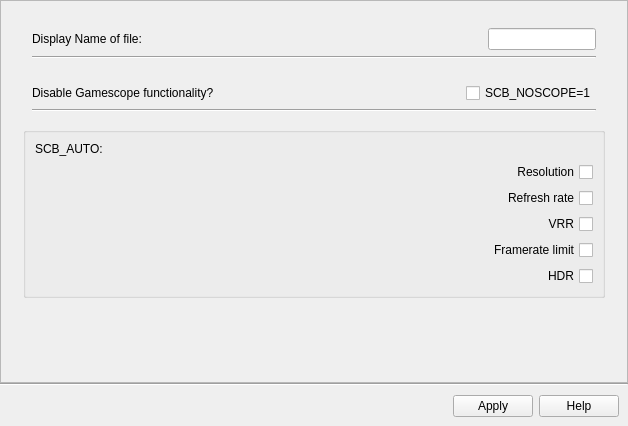
<?xml version="1.0" encoding="UTF-8"?>
<ui version="4.0">
 <class>Form</class>
 <widget class="QWidget" name="Form">
  <property name="geometry">
   <rect>
    <x>0</x>
    <y>0</y>
    <width>628</width>
    <height>426</height>
   </rect>
  </property>
  <property name="windowTitle">
   <string>Form</string>
  </property>
  <layout class="QVBoxLayout" name="verticalLayout">
   <property name="spacing">
    <number>0</number>
   </property>
   <property name="leftMargin">
    <number>0</number>
   </property>
   <property name="topMargin">
    <number>0</number>
   </property>
   <property name="rightMargin">
    <number>0</number>
   </property>
   <property name="bottomMargin">
    <number>0</number>
   </property>
   <item>
    <widget class="QScrollArea" name="scrollArea">
     <property name="maximumSize">
      <size>
       <width>16777215</width>
       <height>16777215</height>
      </size>
     </property>
     <property name="widgetResizable">
      <bool>true</bool>
     </property>
     <widget class="QWidget" name="scrollAreaWidgetContents">
      <property name="geometry">
       <rect>
        <x>0</x>
        <y>0</y>
        <width>628</width>
        <height>377</height>
       </rect>
      </property>
      <layout class="QVBoxLayout" name="verticalLayout_4">
       <item>
        <layout class="QHBoxLayout" name="horizontalLayout">
         <property name="bottomMargin">
          <number>0</number>
         </property>
         <item>
          <widget class="QWidget" name="widget" native="true">
           <property name="minimumSize">
            <size>
             <width>0</width>
             <height>0</height>
            </size>
           </property>
           <property name="maximumSize">
            <size>
             <width>600</width>
             <height>16777215</height>
            </size>
           </property>
           <layout class="QVBoxLayout" name="verticalLayout_2">
            <property name="bottomMargin">
             <number>6</number>
            </property>
            <item>
             <widget class="QWidget" name="widget_display_name" native="true">
              <property name="sizePolicy">
               <sizepolicy hsizetype="Preferred" vsizetype="Maximum">
                <horstretch>0</horstretch>
                <verstretch>0</verstretch>
               </sizepolicy>
              </property>
              <property name="toolTip">
               <string>&lt;html&gt;&lt;head/&gt;&lt;body&gt;&lt;p&gt;Edit the display name of the file. This is what Scopebuddy GUI will display on the file select screen.&lt;/p&gt;&lt;/body&gt;&lt;/html&gt;</string>
              </property>
              <layout class="QVBoxLayout" name="verticalLayout_10">
               <item>
                <widget class="QWidget" name="widget_12" native="true">
                 <property name="sizePolicy">
                  <sizepolicy hsizetype="Preferred" vsizetype="Minimum">
                   <horstretch>0</horstretch>
                   <verstretch>0</verstretch>
                  </sizepolicy>
                 </property>
                 <layout class="QHBoxLayout" name="horizontalLayout_9" stretch="0,0">
                  <property name="spacing">
                   <number>0</number>
                  </property>
                  <property name="leftMargin">
                   <number>0</number>
                  </property>
                  <property name="topMargin">
                   <number>0</number>
                  </property>
                  <property name="rightMargin">
                   <number>0</number>
                  </property>
                  <property name="bottomMargin">
                   <number>0</number>
                  </property>
                  <item>
                   <widget class="QLabel" name="label_10">
                    <property name="text">
                     <string>Display Name of file:</string>
                    </property>
                   </widget>
                  </item>
                  <item>
                   <widget class="QLineEdit" name="display_name">
                    <property name="sizePolicy">
                     <sizepolicy hsizetype="Maximum" vsizetype="Fixed">
                      <horstretch>0</horstretch>
                      <verstretch>0</verstretch>
                     </sizepolicy>
                    </property>
                   </widget>
                  </item>
                 </layout>
                </widget>
               </item>
               <item>
                <widget class="Line" name="line_13">
                 <property name="orientation">
                  <enum>Qt::Orientation::Horizontal</enum>
                 </property>
                </widget>
               </item>
              </layout>
             </widget>
            </item>
            <item>
             <widget class="QWidget" name="widget_scb_noscope" native="true">
              <property name="sizePolicy">
               <sizepolicy hsizetype="Preferred" vsizetype="Maximum">
                <horstretch>0</horstretch>
                <verstretch>0</verstretch>
               </sizepolicy>
              </property>
              <property name="toolTip">
               <string>&lt;html&gt;&lt;head/&gt;&lt;body&gt;&lt;p&gt;Enable this setting to have your desktop render games directly, instead of letting Gamescope render them. This will fix any issues caused by Gamescope, but also means you will not be able to use any gamescope-specific features either.&lt;/p&gt;&lt;/body&gt;&lt;/html&gt;</string>
              </property>
              <layout class="QVBoxLayout" name="verticalLayout_32">
               <property name="spacing">
                <number>6</number>
               </property>
               <item>
                <widget class="QWidget" name="widget_38" native="true">
                 <property name="sizePolicy">
                  <sizepolicy hsizetype="Preferred" vsizetype="Minimum">
                   <horstretch>0</horstretch>
                   <verstretch>0</verstretch>
                  </sizepolicy>
                 </property>
                 <layout class="QHBoxLayout" name="horizontalLayout_27" stretch="0,0">
                  <property name="spacing">
                   <number>6</number>
                  </property>
                  <property name="leftMargin">
                   <number>0</number>
                  </property>
                  <property name="topMargin">
                   <number>0</number>
                  </property>
                  <property name="rightMargin">
                   <number>0</number>
                  </property>
                  <property name="bottomMargin">
                   <number>0</number>
                  </property>
                  <item>
                   <widget class="QLabel" name="label_12">
                    <property name="text">
                     <string>Disable Gamescope functionality?</string>
                    </property>
                   </widget>
                  </item>
                  <item>
                   <widget class="QCheckBox" name="scb_noscope">
                    <property name="sizePolicy">
                     <sizepolicy hsizetype="Maximum" vsizetype="Maximum">
                      <horstretch>0</horstretch>
                      <verstretch>0</verstretch>
                     </sizepolicy>
                    </property>
                    <property name="text">
                     <string>SCB_NOSCOPE=1</string>
                    </property>
                   </widget>
                  </item>
                 </layout>
                </widget>
               </item>
               <item>
                <widget class="Line" name="line_27">
                 <property name="orientation">
                  <enum>Qt::Orientation::Horizontal</enum>
                 </property>
                </widget>
               </item>
              </layout>
             </widget>
            </item>
            <item>
             <layout class="QHBoxLayout" name="horizontalLayout_3">
              <property name="rightMargin">
               <number>0</number>
              </property>
              <item>
               <widget class="QGroupBox" name="groupBox">
                <property name="toolTip">
                 <string>&lt;html&gt;&lt;head/&gt;&lt;body&gt;&lt;p&gt;Scopebuddy Auto-arguments attempt to auto-detect your display properties to apply the best settings for your display. Note that there are limitations, and certain gamescope settings (such as refresh rate and VRR) may not work together.&lt;/p&gt;&lt;/body&gt;&lt;/html&gt;</string>
                </property>
                <property name="layoutDirection">
                 <enum>Qt::LayoutDirection::RightToLeft</enum>
                </property>
                <property name="title">
                 <string/>
                </property>
                <property name="alignment">
                 <set>Qt::AlignmentFlag::AlignLeading|Qt::AlignmentFlag::AlignLeft|Qt::AlignmentFlag::AlignVCenter</set>
                </property>
                <property name="flat">
                 <bool>false</bool>
                </property>
                <property name="checkable">
                 <bool>false</bool>
                </property>
                <layout class="QVBoxLayout" name="verticalLayout_3">
                 <item>
                  <widget class="QLabel" name="label">
                   <property name="text">
                    <string>SCB_AUTO:</string>
                   </property>
                  </widget>
                 </item>
                 <item>
                  <widget class="QCheckBox" name="auto_res">
                   <property name="sizePolicy">
                    <sizepolicy hsizetype="Maximum" vsizetype="Fixed">
                     <horstretch>0</horstretch>
                     <verstretch>0</verstretch>
                    </sizepolicy>
                   </property>
                   <property name="text">
                    <string>Resolution</string>
                   </property>
                  </widget>
                 </item>
                 <item>
                  <widget class="QCheckBox" name="auto_ref">
                   <property name="text">
                    <string>Refresh rate</string>
                   </property>
                  </widget>
                 </item>
                 <item>
                  <widget class="QCheckBox" name="auto_vrr">
                   <property name="text">
                    <string>VRR</string>
                   </property>
                  </widget>
                 </item>
                 <item>
                  <widget class="QCheckBox" name="auto_frame">
                   <property name="text">
                    <string>Framerate limit</string>
                   </property>
                  </widget>
                 </item>
                 <item>
                  <widget class="QCheckBox" name="auto_hdr">
                   <property name="text">
                    <string>HDR</string>
                   </property>
                  </widget>
                 </item>
                </layout>
               </widget>
              </item>
             </layout>
            </item>
            <item>
             <spacer name="verticalSpacer">
              <property name="orientation">
               <enum>Qt::Orientation::Vertical</enum>
              </property>
              <property name="sizeHint" stdset="0">
               <size>
                <width>20</width>
                <height>40</height>
               </size>
              </property>
             </spacer>
            </item>
           </layout>
          </widget>
         </item>
        </layout>
       </item>
      </layout>
     </widget>
    </widget>
   </item>
   <item>
    <widget class="Line" name="line_2">
     <property name="orientation">
      <enum>Qt::Orientation::Horizontal</enum>
     </property>
    </widget>
   </item>
   <item>
    <widget class="QWidget" name="widget_4" native="true">
     <property name="sizePolicy">
      <sizepolicy hsizetype="Preferred" vsizetype="Maximum">
       <horstretch>0</horstretch>
       <verstretch>0</verstretch>
      </sizepolicy>
     </property>
     <layout class="QHBoxLayout" name="horizontalLayout_2">
      <item>
       <widget class="QDialogButtonBox" name="buttonBox">
        <property name="orientation">
         <enum>Qt::Orientation::Horizontal</enum>
        </property>
        <property name="standardButtons">
         <set>QDialogButtonBox::StandardButton::Apply|QDialogButtonBox::StandardButton::Help</set>
        </property>
       </widget>
      </item>
     </layout>
    </widget>
   </item>
  </layout>
 </widget>
 <resources/>
 <connections/>
</ui>
